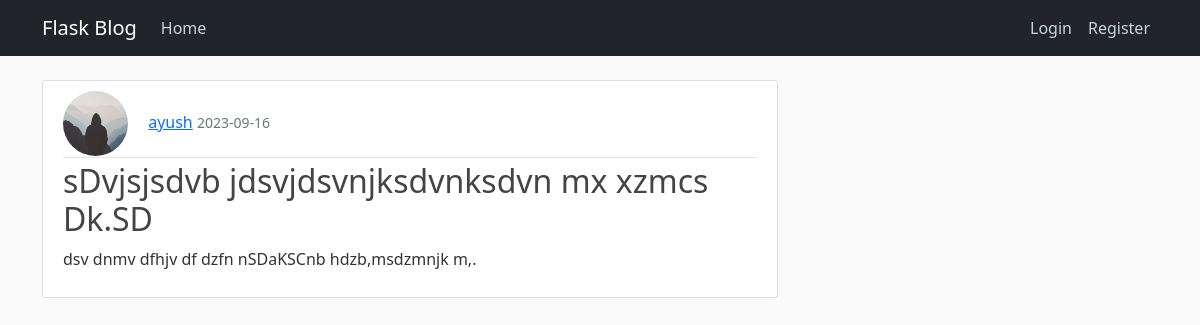
Before: /post/9 with the older database file.
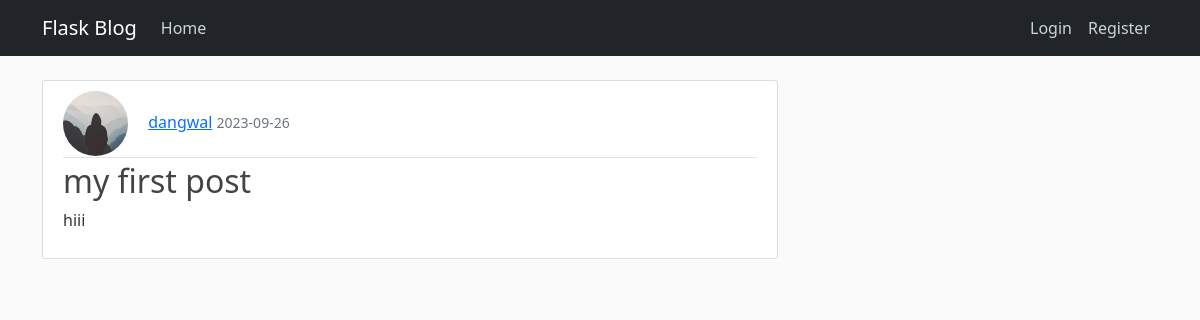
After: the same page with the newer database file.
### flask_blog/models.py (models this page shows, shortened)
class User(db.Model, UserMixin):
    id = db.Column(db.Integer, primary_key=True)
    username = db.Column(db.String(20), unique=True, nullable=False)
    email = db.Column(db.String(120), unique=True, nullable=False)
    image_file = db.Column(db.String(20), nullable=False, default="default.jpg")
    password = db.Column(db.String(60), nullable=False)
    posts = db.relationship("Post", backref="Author", lazy=True)

class Post(db.Model):
    id = db.Column(db.Integer, primary_key=True)
    title = db.Column(db.String(100), nullable=False)
    date_posted = db.Column(db.DateTime, nullable=False, default=datetime.utcnow)
    content = db.Column(db.Text, nullable=False)
    user_id = db.Column(db.Integer, db.ForeignKey("user.id"), nullable=False)

### flask_blog/post/routes.py (the view)
@posts.route("/post/<int:post_id>")
def post(post_id):
    post = Post.query.get_or_404(post_id)
    return render_template("post.html", title=post.title, post=post)

### flask_blog/templates/post.html (shortened to what this page needs)
{% extends "base.html" %}
{% block body %}
    <article class="media content-section">
        <div class="media-body">
          <div class="article-metadata">
            <img class="rounded-circle article-img" src={{url_for('static',filename='pics/'+post.Author.image_file)}}>
            <a class="mr-2" href="{{url_for('users.user_post',username=post.Author.username)}}">{{ post.Author.username }}</a>
            <small class="text-muted">{{ post.date_posted.strftime('%Y-%m-%d') }}</small>
        </div>
          <h2 class="article-title">{{post.title}}</h2>
          <p class="article-content">{{ post.content }}</p>
        </div>
    </div>
{% endblock body %}

Changed rows visible on the page:
no longer on this page (row edited): User: image_file (placeholder picture), Author.username "ayush"
added User: image_file (placeholder picture), Author.username "dangwal"
changed Post: date_posted "2023-09-16" → "2023-09-26"; title "sDvjsjsdvb jdsvjdsvnjksdvnksdvn mx xzmcs Dk.SD" → "my first post"; content "dsv dnmv dfhjv df dzfn nSDaKSCnb hdzb,msdzmnjk m,." → "hiii"
